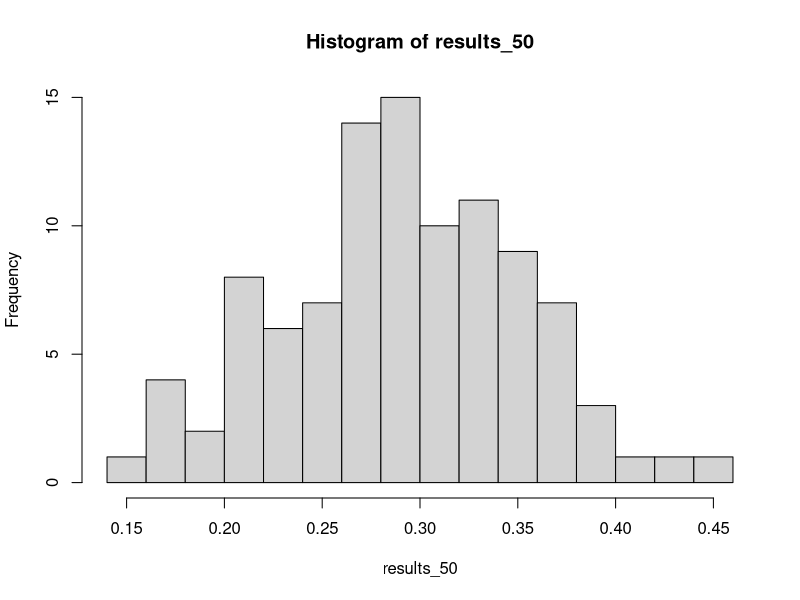
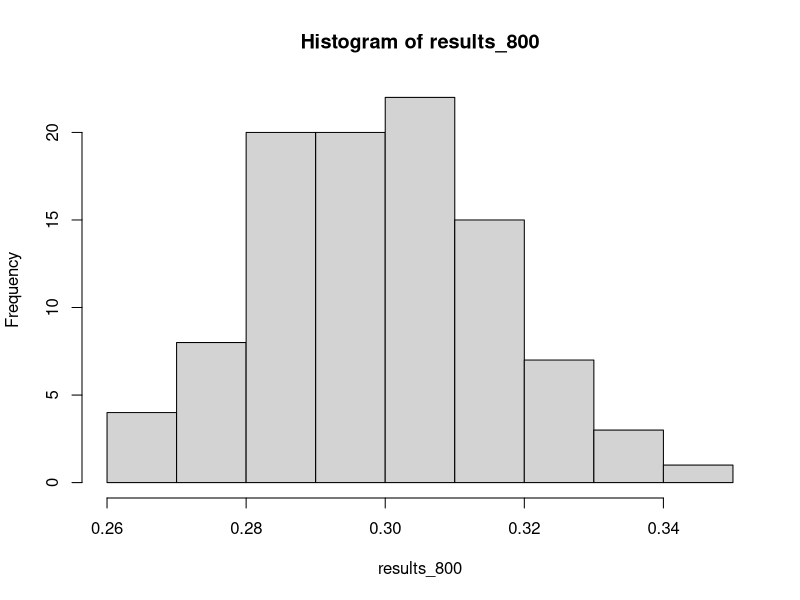
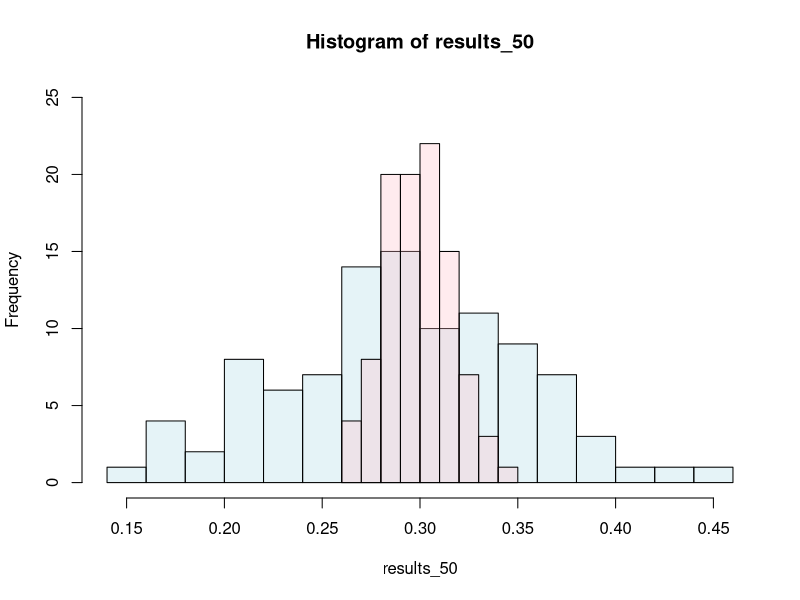

Generate these figures, in order, with R:

########################################################################.
##################### STATISTICAL ANALYSIS - BINOMIAL RANDOM SAMPLE ####.
###################################################################.

# 0 PREPARE INSTALL CALL PACKAGES -----------------------------------------

rm(list=ls()) # Delete all objects
ls() # List variables in memory

st <- Sys.time()

# Load-multiple-packages-at-once
required_packages <- c("dplyr", "ggplot2", "lubridate", "data.table", "tidyverse")
lapply(required_packages, library, character.only = TRUE)

 
# 1 GENERATE ONE SAMPLE N = 50 BINOMIAL RANDOM --------------------------------

# Paths # Location of Source files

# Generate from n=50 with a chance to get 1 equal to 0.3 and get 0 equal to 0.7
set.seed(12345)
binomrandsample <- rbinom(n = 50,1,prob = 0.3)

table(binomrandsample)/sum(table(binomrandsample))

mean(binomrandsample)

# 2 GENERATE 100 SAMPLES N = 50 BINOMIAL RANDOM ---------------------------

# Paths # Location of Source files

# Generate from n=50 with a chance to get 1 equal to 0.3 and get 0 equal to 0.7

results_50 <- NULL
for(i in seq.int(1:100)){
  results_50[i] <- mean(rbinom(n = 50,1,prob = 0.3))
}
results_50

hist_50 <- hist(results_50, breaks=20)
hist_50

# Standard Deviations for Binomial Random = 0.0654

sqrt(0.3*(1-0.3)/(50-1))

# 3 GENERATE 100 SAMPLES N = 800 BINOMIAL RANDOM ----------------------------

# Paths # Location of Source files

# Generate from n=50 with a chance to get 1 equal to 0.3 and get 0 equal to 0.7

results_800 <- NULL
for(i in seq.int(1:100)){
  results_800[i] <- mean(rbinom(n = 800,1,prob = 0.3))
}
results_800

hist_800 <- hist(results_800)
hist_800

# Standard Deviations for Binomial Random = 0.01621199

sqrt(0.3*(1-0.3)/(800-1))

# 4 PLOT BOTH HISTOGRAMS ------------.

results_50; results_800

range(c(hist_50$breaks, hist_800$breaks)) # Get range for x-axis

max(c(hist_50$count, hist_800$count)) # Get range for y-axis

min(c(results_50, results_800)) - 0.001 # Set the minimum for the breakpoints
# e <- max(c(results_50, results_800)) # Set the maximum for the breakpoints

c1 <- rgb(173,216,230,max = 255, alpha = 80, names = "lt.blue")
c2 <- rgb(255,192,203, max = 255, alpha = 80, names = "lt.pink")

#plot(hist_50, col = c1, xlim = c(0, 0.6), ylim = c(0,25))
plot(hist_50, col = c1, 
     xlim = range(c(hist_50$breaks, hist_800$breaks)), 
     ylim = c(0,25))
plot(hist_800, add = TRUE, col = c2)


# END -----------



